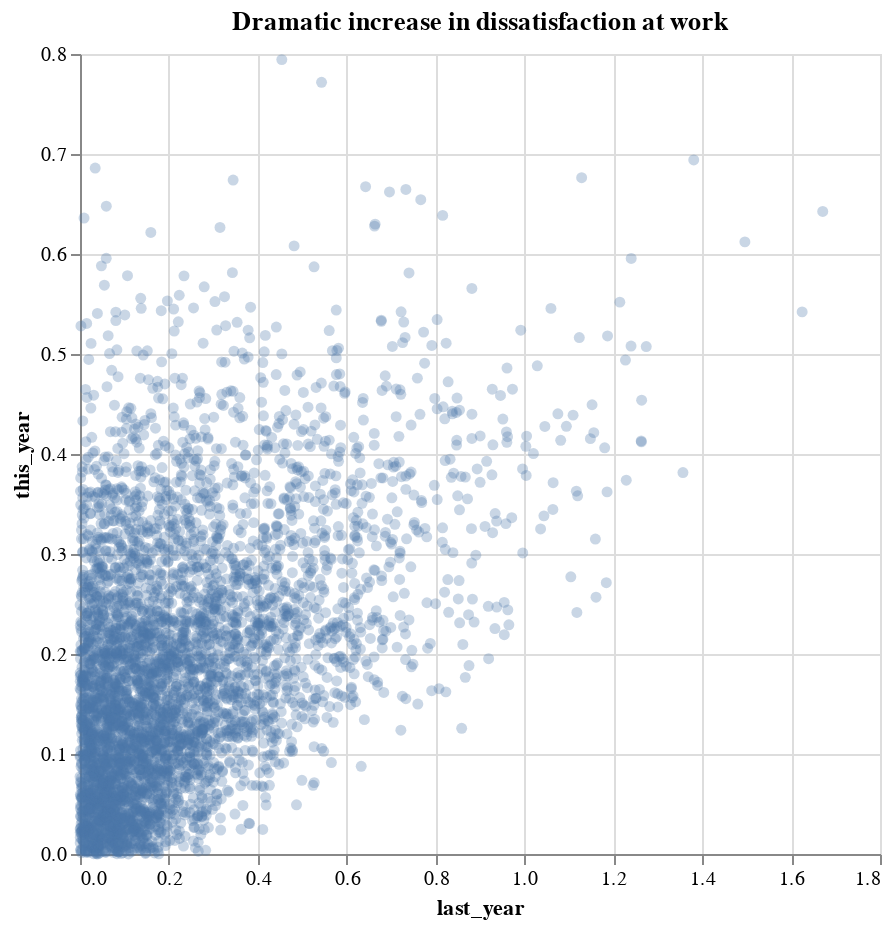

Source (notebook cell):
### Markdown cell above
<div class="alert alert-info" style="color:black">

### Question 1.2
rubric={accuracy:2}

<h4>Python</h4>
<p>Recreate the Altair version of the plot. Your plot should look as close as possible to mine in the image above.</p>
    
</div>

### Code cell
import pandas as pd

alt.data_transformers.disable_max_rows()
alt.renderers.enable("default")

job_df = pd.read_csv("data/cities-job-satisfaction.csv")

scatter = alt.Chart(job_df).mark_circle(opacity=0.3).encode(
    x=alt.X('last_year:Q', title='last_year'),
    y=alt.Y('this_year:Q', title='this_year')
).properties(
    title="Dramatic increase in dissatisfaction at work",
    height=400,
    width=400
)

scatter

### Figure 1 — Vega specification as saved in the notebook (floating-point values rounded to 4 significant figures; data arrays with more than 128 entries replaced by an {"elided": "..."} marker saying what was removed)
{"$schema": "https://vega.github.io/schema/vega/v6.json", "data": [{"name": "source_0", "values": {"elided": "4495 records"}}, {"name": "source_0_x_domain_last_year", "values": [{"min": 7.942e-05, "max": 1.671}]}, {"name": "source_0_y_domain_this_year", "values": [{"min": 2.61e-05, "max": 0.7944}]}], "marks": [{"type": "symbol", "name": "marks", "from": {"data": "source_0"}, "encode": {"update": {"opacity": {"value": 0.3}, "x": {"field": "last_year", "scale": "x"}, "y": {"field": "this_year", "scale": "y"}, "shape": {"value": "circle"}, "fill": {"value": "#4c78a8"}}}, "style": ["circle"]}], "scales": [{"name": "x", "type": "linear", "domain": [{"signal": "(data(\"source_0_x_domain_last_year\")[0] || {}).min"}, {"signal": "(data(\"source_0_x_domain_last_year\")[0] || {}).max"}], "range": [0, {"signal": "width"}], "zero": true, "nice": true}, {"name": "y", "type": "linear", "domain": [{"signal": "(data(\"source_0_y_domain_this_year\")[0] || {}).min"}, {"signal": "(data(\"source_0_y_domain_this_year\")[0] || {}).max"}], "range": [{"signal": "height"}, 0], "nice": true, "zero": true}], "axes": [{"scale": "x", "maxExtent": 0, "gridScale": "y", "tickCount": {"signal": "ceil(width/40)"}, "grid": true, "labels": false, "ticks": false, "zindex": 0, "orient": "bottom", "minExtent": 0, "domain": false, "aria": false}, {"scale": "y", "grid": true, "domain": false, "aria": false, "zindex": 0, "ticks": false, "gridScale": "x", "tickCount": {"signal": "ceil(height/40)"}, "labels": false, "maxExtent": 0, "orient": "left", "minExtent": 0}, {"scale": "x", "labelFlush": true, "zindex": 0, "grid": false, "tickCount": {"signal": "ceil(width/40)"}, "title": "last_year", "orient": "bottom", "labelOverlap": true}, {"scale": "y", "orient": "left", "title": "this_year", "labelOverlap": true, "grid": false, "tickCount": {"signal": "ceil(height/40)"}, "zindex": 0}], "title": {"text": "Dramatic increase in dissatisfaction at work", "frame": "group"}, "background": "white", "style": "cell", "padding": 5, "height": 400, "width": 400}
